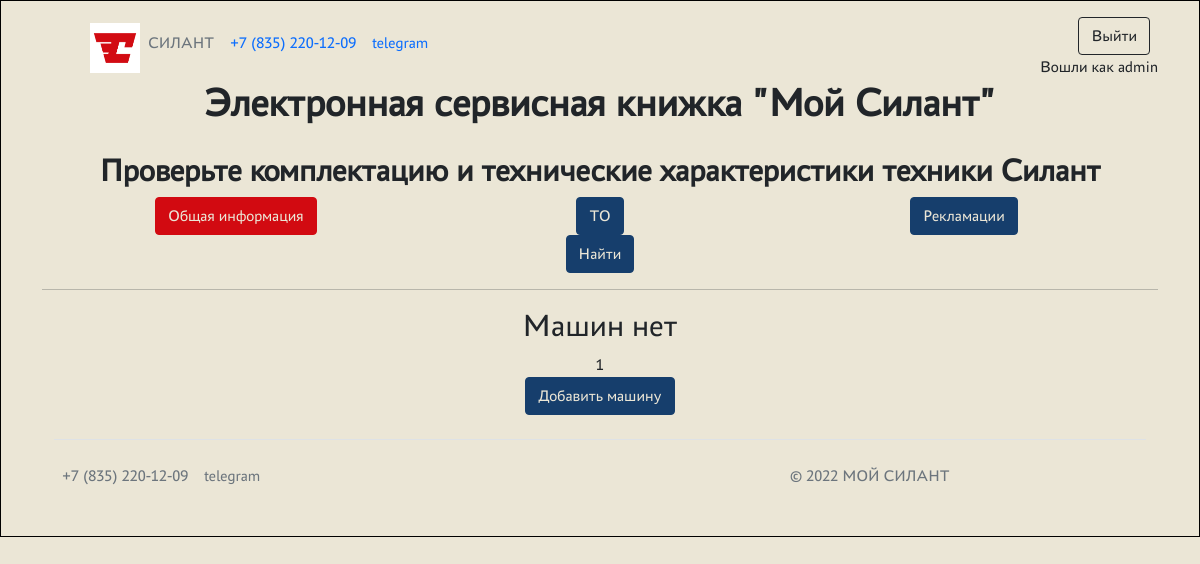
Before: /cars/ (signed in) with the older database file.
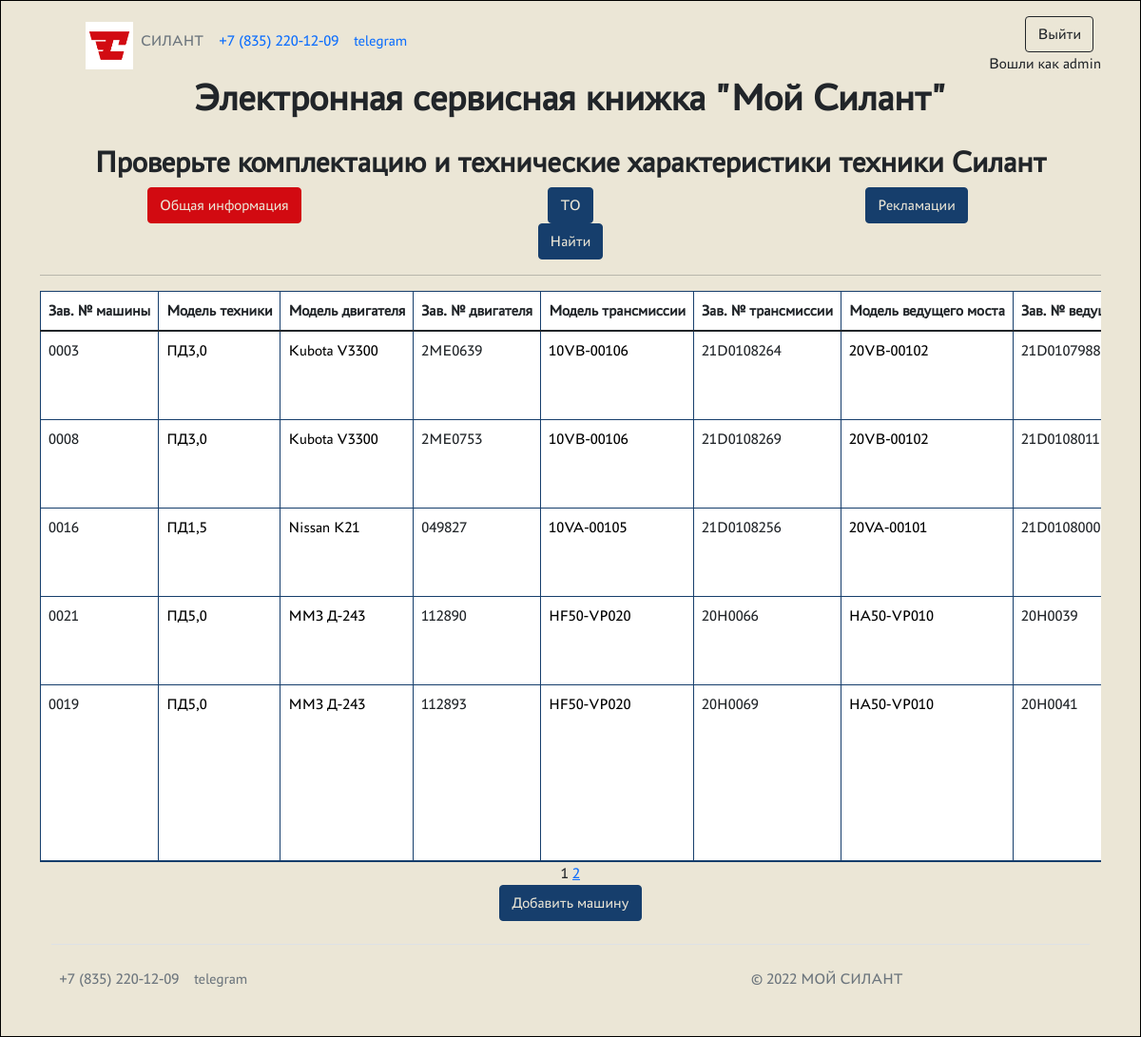
After: the same page with the newer database file.
### backend/models.py (models this page shows, shortened)
class Car(models.Model):
    serial_number = models.TextField(max_length=55, unique=True, db_index=True, verbose_name='Зав. № машины')
    technique_model = models.ForeignKey(Technique_model, on_delete=models.CASCADE, db_index=True, verbose_name='Модель техники')
    engine_model = models.ForeignKey(Engine_model, on_delete=models.CASCADE, db_index=True, verbose_name='Модель двигателя')
    engine_number = models.TextField(max_length=55, verbose_name='Зав. № двигателя')
    transmission_model = models.ForeignKey(Transmission_model, on_delete=models.CASCADE, db_index=True, verbose_name='Модель трансмиссии')
    transmission_number = models.TextField(max_length=55, verbose_name='Зав. № трансмиссии')
    drive_axle_model = models.ForeignKey(Drive_axle_model, on_delete=models.CASCADE, db_index=True, verbose_name='Модель ведущего моста')
    drive_axle_number = models.TextField(max_length=55, verbose_name='Зав. № ведущего моста')
    steerable_axle_model = models.ForeignKey(Steerable_axle_model, on_delete=models.CASCADE, db_index=True, verbose_name='Модель управляемого моста')
    steerable_axle_number = models.TextField(max_length=55, verbose_name='Зав. № управляемого моста')
    supply_contract = models.TextField(max_length=55, blank=True, verbose_name='Договор поставки №, дата.')
    shipping_date = models.DateField(db_index=True, verbose_name='Дата отгрузки с завода')
    consignee = models.TextField(max_length=55, blank=True, verbose_name='Грузополучатель (конечный потребитель)')
    delivery_address = models.TextField(max_length=255, blank=True, verbose_name='Адрес поставки (эксплуатации)')
    equipment = models.TextField(max_length=255, blank=True, verbose_name='Комплектация (доп. опции)')
    client = models.ForeignKey(Client, on_delete=models.CASCADE, null=True, blank=True, verbose_name='Клиент')
    service_company = models.ForeignKey(Service_company, on_delete=models.CASCADE, blank=True, verbose_name='Сервисная организация')
    class Meta:
        verbose_name = 'Машины'
        verbose_name_plural = 'Машины'
        ordering = ['shipping_date']
        permissions = (
            ('view_car_noclient', 'Can view no client'),
            ('view_car_noservice', 'Can view no service')
        )

class Base_dictionary(models.Model):
    name = models.TextField(unique=True, verbose_name='Название')
    description = models.TextField(blank=True, verbose_name='Описание')
    class Meta:
        abstract = True
    def __str__(self):
        return f'{self.name}'

class Technique_model(Base_dictionary):
    class Meta:
        verbose_name = 'Модель техники'
        verbose_name_plural = 'Модели техники'

class Engine_model(Base_dictionary):
    class Meta:
        verbose_name = 'Модель двигателя'
        verbose_name_plural = 'Модели двигателя'

class Transmission_model(Base_dictionary):
    class Meta:
        verbose_name = 'Модель трансмиссии'
        verbose_name_plural = 'Модели трансмиссии'

class Drive_axle_model(Base_dictionary):
    class Meta:
        verbose_name = 'Модель ведущего моста'
        verbose_name_plural = 'Модели ведущего моста'

### backend/views.py (the view)
# urls.py: path('', CarListView.as_view()),
class CarListView(LoginRequiredMixin, ListView):
    model = Car
    template_name = 'cars.html'
    ordering = 'shipping_date'
    context_object_name = 'cars'
    paginate_by = 5
    login_url = '/accounts/login/'

### templates/Cars.html (shortened to what this page needs)
{% extends 'flatpages/default.html' %}
{% block content %}
    <h2><b>Проверьте комплектацию и технические характеристики техники Силант</b></h2>
    {% if user.is_authenticated %}
        <div class="container">
            <div class="row">
                <div class="col">
                    <a class="btn btn-silant-red">Общая информация</a>
                </div>
                <div class="col">
                    <a class="btn btn-silant-blue" href="/cars/maintenances/">ТО </a>
                </div>
                <div class="col">
                    <a class="btn btn-silant-blue" href="/cars/complaints/">Рекламации</a>
                </div>
            </div>
        </div>
    {% endif %}
    <form action="" method="get">
        <input class="btn btn-silant-blue" type="submit" value="Найти" />
    </form>
    <hr>
    {% if cars %}
        <table class="table">
            <thead>
                <tr>
                    <th scope="col">Зав. № машины</th>
                    <th scope="col">Модель техники</th>
                    <th scope="col">Модель двигателя</th>
                    <th scope="col">Зав. № двигателя</th>
                    <th scope="col">Модель трансмиссии</th>
                    <th scope="col">Зав. № трансмиссии</th>
                    <th scope="col">Модель ведущего моста</th>
                    <th scope="col">Зав. № ведущего моста</th>
                </tr>
            </thead>
            <tbody>
            {% for car in cars %}
                <tr>
                    <td>{{ car.serial_number }}</td>
                    <td><a href="dictionary/techniqueModel/{{car.technique_model.id}}/">{{ car.technique_model }}</a></td>
                    <td><a href="dictionary/engineModel/{{car.engine_model.id}}/">{{ car.engine_model }}</a></td>
                    <td>{{ car.engine_number }}</td>
                    <td><a href="dictionary/transmissionModel/{{car.transmission_model.id}}/">{{ car.transmission_model }}</a></td>
                    <td>{{ car.transmission_number }}</td>
                    <td><a href="dictionary/driveAxleModel/{{car.drive_axle_model.id}}/">{{ car.drive_axle_model }}</a></td>
                    <td>{{ car.drive_axle_number }}</td>
                </tr>
            {% endfor %}
            </tbody>
        </table>
    {% else %}
        <h2>Машин нет</h2>
    {% endif %}
    {{ page_obj.number }}
    {% if page_obj.has_next %}
        <a href="?page={{ page_obj.next_page_number }}">{{ page_obj.next_page_number }}</a>
    {% endif %}
    <div class="container">
        <div class="row">
            {% if perms.silant.add_car %}
                <div class="col">
                    <a class="btn btn-silant-blue" href="create/">Добавить машину</a>
                </div>
            {% endif %}
        </div>
    </div>
{% endblock content %}

### templates/flatpages/default.html (shortened to what this page needs)
<!DOCTYPE html>
{% load static %}
<html lang="ru">
<head>
    <link href="{% static 'css/styles.css' %}" rel="stylesheet" />
    <link href="{% static 'css/custom.css' %}" rel="stylesheet" />
</head>
<body>
    <div class="wrapper">
        <header class="p-3 bg-silant-sands text-header">
            <div class="container">
                <div class="d-flex flex-wrap align-items-center justify-content-center justify-content-lg-start">
                    <a href="/" class="d-flex align-items-center mb-2 mb-lg-0 text-header text-decoration-none">
                        <svg class="bi me-2" width="40" height="32" role="img" aria-label="Bootstrap"><use xlink:href="#bootstrap"></use></svg>
                    </a>
                    <ul class="nav col-12 col-lg-auto me-lg-auto mb-2 justify-content-center mb-md-0">
                        <li><img width="50px" height="50px" src="{% static 'media/LogotypeRed.jpg' %}"></li>
                        <li><a href="/cars/" class="nav-link px-2 text-secondary">СИЛАНТ</a></li>
                        <li><a href="tel:88352201209" class="nav-link px-2 text-header">+7 (835) 220-12-09</a></li>
                        <li><a href="https://t.me/chzsa21" class="nav-link px-2 text-header">telegram</a></li>
                    </ul>
                    <div class="text-end">
                        {% if user.is_authenticated %}
                            <ul class="navbar-nav ms-auto">
                                <li class="nav-item">
                                    <a class="btn btn-outline-dark me-2 text-header" href="/accounts/logout/">Выйти</a>
                                </li>
                            </ul>
                            Вошли как {{ request.user.username }}
                        {% else %}
                            <ul class="navbar-nav ms-auto">
                                <li class="nav-item">
                                    <a class="btn btn-outline-dark me-2" href="/accounts/login/">Войти</a>
                                </li>
                            </ul>
                        {% endif %}
                    </div>
                </div>
                <div class="nav col-12 col-lg-auto me-lg-auto mb-2 justify-content-center mb-md-0">
                    <h1><b>Электронная сервисная книжка "Мой Силант"</b></h1>
                </div>
            </div>
        </header>
        <div class="container">
            <div class="row">
                <div class="col-lg-12 text-center">
                    {% block content %}{% endblock content %}
                </div>
            </div>
            <div class="container">
                <footer class="d-flex flex-wrap justify-content-between align-items-end py-3 my-4 border-top">
                    <ul class="nav col-md-4 justify-content-start mb-0 position-relative z-index-1">
                        <li class="nav-item"><a href="tel:88352201209" class="nav-link px-2 text-muted">+7 (835) 220-12-09</a></li>
                        <li class="nav-item"><a href="https://t.me/chzsa21" class="nav-link px-2 text-muted">telegram</a></li>
                    </ul>
                    <p class="col-md-4 mb-0 text-muted p-2 m-0">© 2022 МОЙ СИЛАНТ</p>
                </footer>
            </div>
        </div>
    </body>
</html>

### static/css/custom.css (style rules this page uses)
:root { --silant-blue: #163e6c; --silant-red: #d20a11; --silant-sands: #ebe6d6; }
body { font-family: "PT-Astra-Sans_Regular"; background-color: var(--silant-sands); }
.btn-silant-red { color: var(--silant-sands); background-color: var(--silant-red); border-color: var(--silant-red); }
.btn-silant-blue { color: var(--silant-sands); background-color: var(--silant-blue); border-color: var(--silant-blue); }
.container { overflow: auto; background-color: var(--silant-sands); }
.table { background-color: white; border-bottom: 1px solid var(--silant-blue); border-top: 1px solid var(--silant-blue); border-collapse: collapse; text-align: left; border-spacing: 0; display: block; overflow-x: auto; max-width: fit-content; margin: auto; }
th { border-bottom: 1px solid var(--silant-blue); padding: 2px 2px; white-space: nowrap; }
table a { text-decoration: none; color: black; }
th,td { padding: 2px 5px; border-right: 1px solid var(--silant-blue); border-left: 1px solid var(--silant-blue); }
tr:nth-child(odd) { background: white; }
.wrapper { display: -webkit-flex; display: flex; flex-direction: column; min-height: 100%; margin: 0 auto; border: 1px solid black; }
header { background-color: var(--silant-sands); }
@media (max-width: 1920px) { html { font-size: 19px; } }
@media (max-width: 1366px) { html { font-size: 18px; } }
@media (max-width: 1536px) { html { font-size: 17px; } }
@media (max-width: 1440px) { html { font-size: 16px; } }

Changed rows visible on the page:
added Car: serial_number "0003", technique_model "ПД3,0", engine_model "Kubota V3300", engine_number "2ME0639", transmission_model "10VB-00106", transmission_number "21D0108264", drive_axle_model "20VB-00102", drive_axle_number "21D0107988"
added Car: serial_number "0008", technique_model "ПД3,0", engine_model "Kubota V3300", engine_number "2ME0753", transmission_model "10VB-00106", transmission_number "21D0108269", drive_axle_model "20VB-00102", drive_axle_number "21D0108011"
added Car: serial_number "0016", technique_model "ПД1,5", engine_model "Nissan K21", engine_number "049827", transmission_model "10VA-00105", transmission_number "21D0108256", drive_axle_model "20VA-00101", drive_axle_number "21D0108000"
added Car: serial_number "0021", technique_model "ПД5,0", engine_model "ММЗ Д-243", engine_number "112890", transmission_model "HF50-VP020", transmission_number "20H0066", drive_axle_model "HA50-VP010", drive_axle_number "20H0039"
added Car: serial_number "0019", technique_model "ПД5,0", engine_model "ММЗ Д-243", engine_number "112893", transmission_model "HF50-VP020", transmission_number "20H0069", drive_axle_model "HA50-VP010", drive_axle_number "20H0041"
Other visible differences:
{{ page_obj.next_page_number }}: (not shown) → "2"
text no longer shown: "Машин нет"
text now shown: "Зав. № машины Модель техники Модель двигателя Зав. № двигателя Модель трансмиссии Зав. № трансмиссии Модель ведущего моста Зав. №…"
